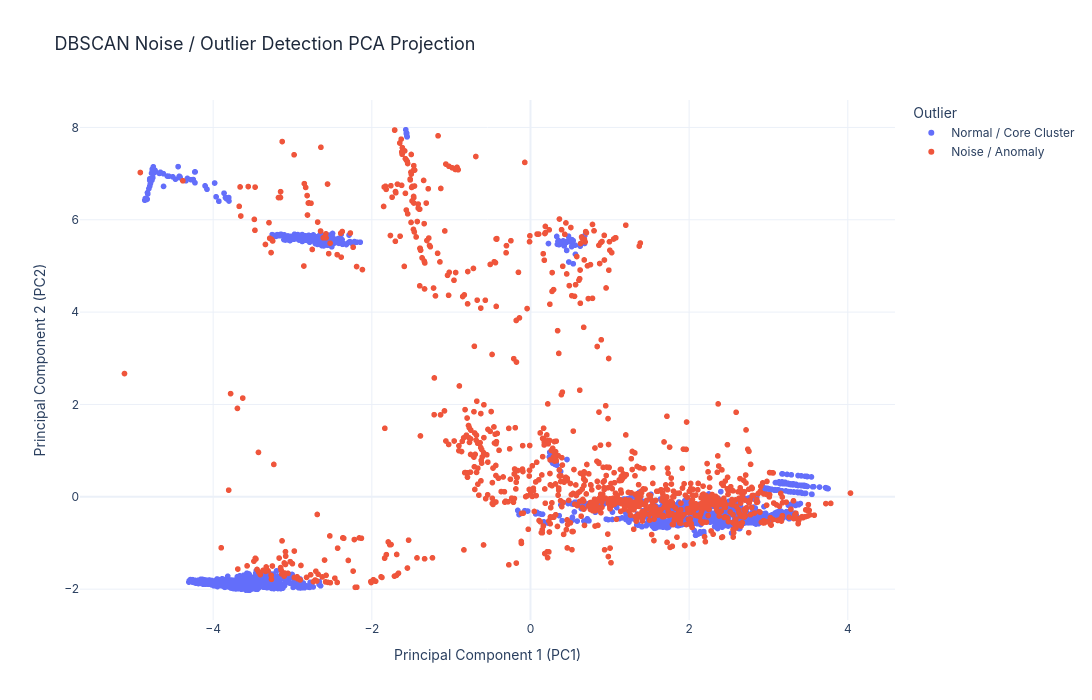

Notebook code cell kept with this figure:
### Markdown cell above
## 2D PCA Projections & Visualizations

We compute 2D PCA and generate two projections:
1. **Noise Boundaries Plot**: Projects the detected noise points vs. core cluster points.
2. **Discovered Clusters Plot**: Visualizes the individual clusters formed by the algorithm.

### Code cell
# Compute 2D PCA
pca_coords, pca_obj = compute_pca(x_train, n_components=2)

# Plot 1: Noise Points vs. Core points
pca_plot_df = prepare_pca_dataframe(pca_coords, preds)
pca_plot_df['Outlier'] = pca_plot_df['Label'].map({0: 'Normal / Core Cluster', 1: 'Noise / Anomaly'})

fig_noise = pca_2d_plot(pca_plot_df, color='Outlier', title='DBSCAN Noise / Outlier Detection PCA Projection')
fig_noise.show()

### Figure 1 — Plotly figure (JSON) as saved in the notebook; plotly's stock layout.template omitted (floating-point values rounded to 4 significant figures; data arrays with more than 128 entries replaced by an {"elided": "..."} marker saying what was removed)
{"data": [{"hovertemplate": "Outlier=Normal / Core Cluster<br>PC1=%{x}<br>PC2=%{y}<extra></extra>", "legendgroup": "Normal / Core Cluster", "marker": {"color": "#636efa", "symbol": "circle"}, "mode": "markers", "name": "Normal / Core Cluster", "showlegend": true, "type": "scattergl", "x": {"elided": "3857 float values"}, "xaxis": "x", "y": {"elided": "3857 float values"}, "yaxis": "y"}, {"hovertemplate": "Outlier=Noise / Anomaly<br>PC1=%{x}<br>PC2=%{y}<extra></extra>", "legendgroup": "Noise / Anomaly", "marker": {"color": "#EF553B", "symbol": "circle"}, "mode": "markers", "name": "Noise / Anomaly", "showlegend": true, "type": "scattergl", "x": {"elided": "1143 float values"}, "xaxis": "x", "y": {"elided": "1143 float values"}, "yaxis": "y"}], "layout": {"font": {"family": "Outfit, Inter, Roboto, sans-serif", "size": 12}, "height": 700, "legend": {"title": {"text": "Outlier"}, "tracegroupgap": 0}, "title": {"font": {"color": "#1E293B", "family": "Outfit, Inter, Roboto, sans-serif", "size": 18}, "text": "DBSCAN Noise / Outlier Detection PCA Projection", "x": 0.05, "xanchor": "left"}, "width": 1200, "xaxis": {"anchor": "y", "domain": [0, 1], "title": {"text": "Principal Component 1 (PC1)"}}, "yaxis": {"anchor": "x", "domain": [0, 1], "title": {"text": "Principal Component 2 (PC2)"}}}}
